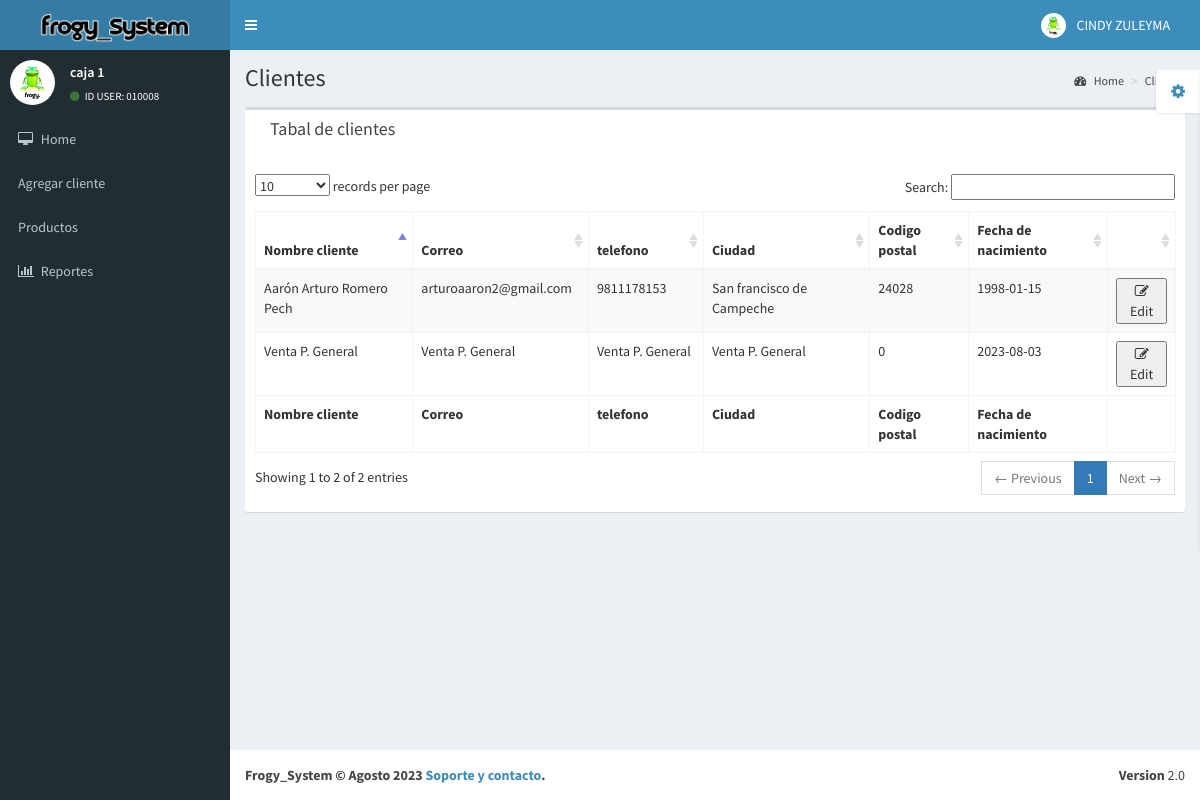
Screenshot of /public/clientes.php (signed in) with the database file from the repository.
### tables this page shows
CREATE TABLE `usuarios` (
  `id_usuario` int NOT NULL,
  `nombre` varchar(50) NOT NULL,
  `nombre_usuario` varchar(50) NOT NULL,
  `contraseña` varchar(20) NOT NULL,
  `rol` varchar(10) NOT NULL,
  `correo` varchar(100) NOT NULL,
  `telefono` varchar(20) NOT NULL
);

CREATE TABLE `clientes` (
  `idCliente` int NOT NULL,
  `nombre_completo` varchar(100) DEFAULT NULL,
  `fechaNac` varchar(30) DEFAULT NULL,
  `codPos` varchar(15) DEFAULT NULL,
  `telefono` varchar(30) NOT NULL,
  `correo` varchar(50) NOT NULL,
  `ciudad` varchar(50) NOT NULL,
  `colonia` varchar(50) NOT NULL,
  `calle` varchar(50) NOT NULL,
  `num_casa` varchar(20) NOT NULL
);

### public/clientes.php (the view, shortened to what this page needs)
<?php
$con = conectar();
$id_usuario = $_SESSION['id_usuario'];
if (!isset($_SESSION['id_usuario'])) {
    header("Location: ../index.php");
} else {
    $usuario = mysqli_query($con, "SELECT * FROM `usuarios` WHERE `id_usuario` LIKE '$id_usuario'");
    $user = mysqli_fetch_array($usuario);
    $nombre = $user['nombre'];
    $name_user = $user['nombre_usuario'];
?>
    <!DOCTYPE html>
    <html>
    <head>
        <link href="../bootstrap/css/bootstrap.min.css" rel="stylesheet" type="text/css" />
        <link href="https://maxcdn.bootstrapcdn.com/font-awesome/4.3.0/css/font-awesome.min.css" rel="stylesheet" type="text/css" />
        <link href="http://code.ionicframework.com/ionicons/2.0.0/css/ionicons.min.css" rel="stylesheet" type="text/css" />
        <link href="../plugins/datatables/dataTables.bootstrap.css" rel="stylesheet" type="text/css" />
        <link href="../dist/css/AdminLTE.min.css" rel="stylesheet" type="text/css" />
        <link href="../dist/css/skins/_all-skins.min.css" rel="stylesheet" type="text/css" />
    </head>
    <body class="skin-blue">
        <div class="wrapper">
            <header class="main-header">
                <a href="../public/inicio.php" class="logo"><img src="../img/text/frogy_logoBLANCO.png" height="30px"></a>
                <nav class="navbar navbar-static-top" role="navigation">
                    <a href="#" class="sidebar-toggle" data-toggle="offcanvas" role="button">
                    </a>
                    <div class="navbar-custom-menu">
                        <ul class="nav navbar-nav">
                            <li class="dropdown user user-menu">
                                <a href="#" class="dropdown-toggle" data-toggle="dropdown">
                                    <img src="../img/icon/LOGO_frogy.png" class="user-image" alt="User Image" />
                                    <span class="hidden-xs"><?php echo $nombre ?></span>
                                </a>
                            </li>
                        </ul>
                    </div>
                </nav>
            </header>
            <?php include("../admin/menu.php") ?>
            <div class="content-wrapper">
                <section class="content-header">
                    <h1>
                        Clientes
                    </h1>
                    <ol class="breadcrumb">
                        <li><a href="../public/inicio.php"><i class="fa fa-dashboard"></i> Home</a></li>
                        <li><a href="#">Clientes</a></li>
                    </ol>
                </section>
                <section class="content">
                    <div class="row">
                        <div class="col-xs-12">
            </div>
        </div>
        <div class="row">
            <div class="col-xs-12">
                <div class="box">
                    <div class="box-header">
                        <div class="container">
                            <div class="row">
                                <div class="col-xs-10">
                                    <h3 class="box-title">Tabal de clientes</h3>
                                </div>
                            </div>
                        </div>
                    </div>
                    <div class="box-body">
                        <table id="example1" class="table table-bordered table-striped">
                            <thead>
                                <tr>
                                    <th>Nombre cliente</th>
                                    <th>Correo</th>
                                    <th>telefono</th>
                                    <th>Ciudad</th>
                                    <th>Codigo postal</th>
                                    <th>Fecha de nacimiento</th>
                                    <th></th>
                                </tr>
                            </thead>
                            <tbody>
                                <?php
                                $query = mysqli_query($con, "SELECT * FROM `clientes`");
                                while ($row = mysqli_fetch_array($query)) {
                                ?>
                                    <tr>
                                        <td><?php echo $row['nombre_completo'] ?></td>
                                        <td><?php echo $row['correo'] ?></td>
                                        <td><?php echo $row['telefono'] ?></td>
                                        <td><?php echo $row['ciudad'] ?></td>
                                        <td><?php echo $row['codPos'] ?></td>
                                        <td><?php echo $row['fechaNac'] ?></td>
                                        <td>
                                            <form action="" method="post">
                                                <button name="editar" type="submit"><i class="fa fa-pencil-square-o"></i> Edit</button>
                                            </form>
                                        </td>
                                    </tr>
                                <?php
                                }
                                ?>
                            </tbody>
                            <tfoot>
                                <tr>
                                    <th>Nombre cliente</th>
                                    <th>Correo</th>
                                    <th>telefono</th>
                                    <th>Ciudad</th>
                                    <th>Codigo postal</th>
                                    <th>Fecha de nacimiento</th>
                                    <th></th>
                                </tr>
                            </tfoot>
                        </table>
                    </div>
                </div>
            </div>
        </div>
        </section>
        </div>
        <footer class="main-footer">
    <div class="pull-right hidden-xs">
      <b>Version</b> 2.0
    </div>
    <strong>Frogy_System &copy; Agosto 2023<a href="../contacto.html" target="_blank"> Soporte y contacto</a>.</strong>
  </footer>
        </div>
    </body>
    </html>
<?php
}
?>

### admin/menu.php (shortened to what this page needs)
<aside class="main-sidebar">
  <section class="sidebar">
    <div class="user-panel">
      <div class="pull-left image">
        <img src="../img/icon/LOGO_frogy.png" class="img-circle" alt="User Image" />
      </div>
      <div class="pull-left info">
        <p><?php echo $name_user ?></p>
        <a href="#"><i class="fa fa-circle text-success"></i> ID USER: 01000<?php echo $id_usuario ?></a>
      </div>
    </div>
    <ul class="sidebar-menu">
      <li class="treeview">
        <a href="../public/inicio.php">
          <i class="fa fa-desktop"></i> <span>Home</span>
        </a>
      </li>
      <li class="treeview">
        <a href="../public/clientes.php">
          <i class="ion ion-person-add"></i> <span>Agregar cliente</span>
        </a>
      </li>
      <li class="treeview">
        <a href="../public/productos.php">
          <i class="ion ion-ios-pricetag-outline"></i> <span>Productos</span>
        </a>
      </li>
      <li class="treeview">
        <a href="../public/reportes.php">
          <i class="fa fa-bar-chart-o"></i> <span>Reportes</span>
        </a>
      </li>
    </ul>
  </section>
</aside>

### rows the page displays
usuarios: nombre "CINDY ZULEYMA", nombre_usuario "caja 1"
clientes: nombre_completo "Aarón Arturo Romero Pech", correo "arturoaaron2@gmail.com", telefono "9811178153", ciudad "San francisco de Campeche", codPos "24028", fechaNac "1998-01-15"
clientes: nombre_completo "Venta P. General", correo "Venta P. General", telefono "Venta P. General", ciudad "Venta P. General", codPos "0", fechaNac "2023-08-03"

### other values shown
$id_usuario "8"
